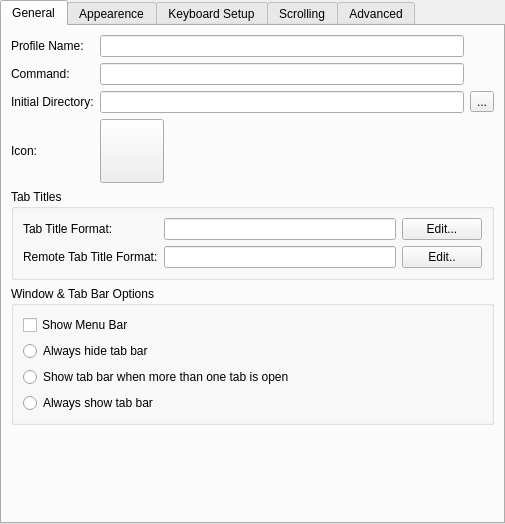
<ui version="4.0" >
 <class>EditProfileDialog</class>
 <widget class="QWidget" name="EditProfileDialog" >
  <property name="geometry" >
   <rect>
    <x>0</x>
    <y>0</y>
    <width>505</width>
    <height>524</height>
   </rect>
  </property>
  <property name="windowTitle" >
   <string>Form</string>
  </property>
  <layout class="QHBoxLayout" >
   <property name="leftMargin" >
    <number>0</number>
   </property>
   <property name="topMargin" >
    <number>0</number>
   </property>
   <property name="rightMargin" >
    <number>0</number>
   </property>
   <property name="bottomMargin" >
    <number>0</number>
   </property>
   <item>
    <widget class="QTabWidget" name="tabWidget" >
     <property name="currentIndex" >
      <number>0</number>
     </property>
     <property name="usesScrollButtons" >
      <bool>false</bool>
     </property>
     <widget class="QWidget" name="tab" >
      <attribute name="title" >
       <string>General</string>
      </attribute>
      <layout class="QGridLayout" >
       <item row="0" column="0" >
        <widget class="QLabel" name="profileNameLabel" >
         <property name="text" >
          <string>Profile Name:</string>
         </property>
        </widget>
       </item>
       <item row="0" column="1" colspan="2" >
        <widget class="QLineEdit" name="sessionNameEdit" />
       </item>
       <item row="1" column="0" >
        <widget class="QLabel" name="label_3" >
         <property name="text" >
          <string>Command:</string>
         </property>
        </widget>
       </item>
       <item row="1" column="1" colspan="2" >
        <widget class="QLineEdit" name="commandEdit" />
       </item>
       <item row="2" column="0" >
        <widget class="QLabel" name="label_9" >
         <property name="text" >
          <string>Initial Directory:</string>
         </property>
        </widget>
       </item>
       <item row="2" column="1" colspan="2" >
        <widget class="QLineEdit" name="initialDirEdit" />
       </item>
       <item row="2" column="3" >
        <widget class="QToolButton" name="dirSelectButton" >
         <property name="text" >
          <string>...</string>
         </property>
        </widget>
       </item>
       <item row="3" column="0" >
        <widget class="QLabel" name="label_10" >
         <property name="text" >
          <string>Icon:</string>
         </property>
        </widget>
       </item>
       <item row="3" column="1" >
        <widget class="QPushButton" name="iconSelectButton" >
         <property name="sizePolicy" >
          <sizepolicy vsizetype="Fixed" hsizetype="Fixed" >
           <horstretch>0</horstretch>
           <verstretch>0</verstretch>
          </sizepolicy>
         </property>
         <property name="minimumSize" >
          <size>
           <width>64</width>
           <height>64</height>
          </size>
         </property>
         <property name="baseSize" >
          <size>
           <width>0</width>
           <height>0</height>
          </size>
         </property>
         <property name="text" >
          <string/>
         </property>
         <property name="iconSize" >
          <size>
           <width>48</width>
           <height>48</height>
          </size>
         </property>
        </widget>
       </item>
       <item row="3" column="2" >
        <spacer>
         <property name="orientation" >
          <enum>Qt::Horizontal</enum>
         </property>
         <property name="sizeHint" >
          <size>
           <width>40</width>
           <height>20</height>
          </size>
         </property>
        </spacer>
       </item>
       <item row="5" column="0" colspan="4" >
        <widget class="QGroupBox" name="groupBox_5" >
         <property name="title" >
          <string>Tab Titles</string>
         </property>
         <property name="flat" >
          <bool>true</bool>
         </property>
         <layout class="QGridLayout" >
          <item row="0" column="0" >
           <widget class="QLabel" name="label" >
            <property name="text" >
             <string>Tab Title Format:</string>
            </property>
           </widget>
          </item>
          <item row="0" column="1" >
           <widget class="QLineEdit" name="lineEdit" />
          </item>
          <item row="0" column="2" >
           <widget class="QPushButton" name="pushButton" >
            <property name="text" >
             <string>Edit...</string>
            </property>
           </widget>
          </item>
          <item row="1" column="0" >
           <widget class="QLabel" name="label_2" >
            <property name="text" >
             <string>Remote Tab Title Format:</string>
            </property>
           </widget>
          </item>
          <item row="1" column="1" >
           <widget class="QLineEdit" name="lineEdit_2" />
          </item>
          <item row="1" column="2" >
           <widget class="QPushButton" name="pushButton_2" >
            <property name="text" >
             <string>Edit..</string>
            </property>
           </widget>
          </item>
         </layout>
        </widget>
       </item>
       <item row="6" column="0" colspan="4" >
        <widget class="QGroupBox" name="groupBox_2" >
         <property name="title" >
          <string>Window &amp;&amp; Tab Bar Options</string>
         </property>
         <property name="flat" >
          <bool>true</bool>
         </property>
         <layout class="QVBoxLayout" >
          <item>
           <widget class="QCheckBox" name="showMenuBarButton" >
            <property name="text" >
             <string>Show Menu Bar</string>
            </property>
           </widget>
          </item>
          <item>
           <widget class="QRadioButton" name="alwaysHideTabBarButton" >
            <property name="text" >
             <string>Always hide tab bar</string>
            </property>
           </widget>
          </item>
          <item>
           <widget class="QRadioButton" name="autoShowTabBarButton" >
            <property name="text" >
             <string>Show tab bar when more than one tab is open</string>
            </property>
           </widget>
          </item>
          <item>
           <widget class="QRadioButton" name="alwaysShowTabBarButton" >
            <property name="text" >
             <string>Always show tab bar</string>
            </property>
           </widget>
          </item>
         </layout>
        </widget>
       </item>
       <item row="7" column="0" >
        <spacer>
         <property name="orientation" >
          <enum>Qt::Vertical</enum>
         </property>
         <property name="sizeHint" >
          <size>
           <width>20</width>
           <height>40</height>
          </size>
         </property>
        </spacer>
       </item>
      </layout>
     </widget>
     <widget class="QWidget" name="tab_2" >
      <attribute name="title" >
       <string>Appearence</string>
      </attribute>
      <layout class="QVBoxLayout" >
       <item>
        <widget class="QGroupBox" name="groupBox" >
         <property name="sizePolicy" >
          <sizepolicy vsizetype="Preferred" hsizetype="Preferred" >
           <horstretch>0</horstretch>
           <verstretch>1</verstretch>
          </sizepolicy>
         </property>
         <property name="title" >
          <string>Color Scheme and Background</string>
         </property>
         <property name="flat" >
          <bool>true</bool>
         </property>
         <layout class="QGridLayout" >
          <item rowspan="5" row="0" column="0" >
           <widget class="QListView" name="colorSchemeList" >
            <property name="verticalScrollMode" >
             <enum>QAbstractItemView::ScrollPerPixel</enum>
            </property>
           </widget>
          </item>
          <item row="0" column="1" >
           <widget class="QPushButton" name="newColorSchemeButton" >
            <property name="text" >
             <string>New...</string>
            </property>
           </widget>
          </item>
          <item row="1" column="1" >
           <widget class="QPushButton" name="editColorSchemeButton" >
            <property name="text" >
             <string>Edit...</string>
            </property>
           </widget>
          </item>
          <item row="2" column="1" >
           <widget class="QPushButton" name="removeColorSchemeButton" >
            <property name="text" >
             <string>Remove</string>
            </property>
           </widget>
          </item>
          <item row="3" column="1" >
           <widget class="QPushButton" name="selectColorSchemeButton" >
            <property name="text" >
             <string>Select</string>
            </property>
           </widget>
          </item>
          <item row="4" column="1" >
           <spacer>
            <property name="orientation" >
             <enum>Qt::Vertical</enum>
            </property>
            <property name="sizeHint" >
             <size>
              <width>75</width>
              <height>201</height>
             </size>
            </property>
           </spacer>
          </item>
         </layout>
        </widget>
       </item>
       <item>
        <widget class="QGroupBox" name="groupBox_3" >
         <property name="title" >
          <string>Font</string>
         </property>
         <property name="flat" >
          <bool>true</bool>
         </property>
         <layout class="QVBoxLayout" >
          <item>
           <layout class="QHBoxLayout" >
            <item>
             <widget class="QLabel" name="label_7" >
              <property name="text" >
               <string>Preview:</string>
              </property>
             </widget>
            </item>
            <item>
             <widget class="QLabel" name="fontPreviewLabel" >
              <property name="sizePolicy" >
               <sizepolicy vsizetype="Preferred" hsizetype="Preferred" >
                <horstretch>1</horstretch>
                <verstretch>0</verstretch>
               </sizepolicy>
              </property>
              <property name="text" >
               <string>FONT PREVIEW TEXT</string>
              </property>
             </widget>
            </item>
           </layout>
          </item>
          <item>
           <layout class="QHBoxLayout" >
            <item>
             <widget class="QLabel" name="label_4" >
              <property name="text" >
               <string>Text Size:</string>
              </property>
             </widget>
            </item>
            <item>
             <widget class="QLabel" name="label_5" >
              <property name="text" >
               <string>Small</string>
              </property>
             </widget>
            </item>
            <item>
             <widget class="QSlider" name="fontSizeSlider" >
              <property name="minimum" >
               <number>9</number>
              </property>
              <property name="maximum" >
               <number>20</number>
              </property>
              <property name="orientation" >
               <enum>Qt::Horizontal</enum>
              </property>
             </widget>
            </item>
            <item>
             <widget class="QLabel" name="label_6" >
              <property name="text" >
               <string>Large</string>
              </property>
             </widget>
            </item>
            <item>
             <widget class="QPushButton" name="editFontButton" >
              <property name="text" >
               <string>Edit Font...</string>
              </property>
             </widget>
            </item>
           </layout>
          </item>
         </layout>
        </widget>
       </item>
      </layout>
     </widget>
     <widget class="QWidget" name="tab_3" >
      <attribute name="title" >
       <string>Keyboard Setup</string>
      </attribute>
      <layout class="QGridLayout" >
       <item rowspan="5" row="0" column="0" >
        <widget class="QListView" name="keyBindingList" />
       </item>
       <item row="0" column="1" >
        <widget class="QPushButton" name="newKeyBindingsButton" >
         <property name="text" >
          <string>New...</string>
         </property>
        </widget>
       </item>
       <item row="1" column="1" >
        <widget class="QPushButton" name="editKeyBindingsButton" >
         <property name="text" >
          <string>Edit...</string>
         </property>
        </widget>
       </item>
       <item row="2" column="1" >
        <widget class="QPushButton" name="removeKeyBindingsButton" >
         <property name="text" >
          <string>Remove</string>
         </property>
        </widget>
       </item>
       <item row="3" column="1" >
        <widget class="QPushButton" name="selectKeyBindingsButton" >
         <property name="text" >
          <string>Select</string>
         </property>
        </widget>
       </item>
       <item row="4" column="1" >
        <spacer>
         <property name="orientation" >
          <enum>Qt::Vertical</enum>
         </property>
         <property name="sizeHint" >
          <size>
           <width>75</width>
           <height>331</height>
          </size>
         </property>
        </spacer>
       </item>
      </layout>
     </widget>
     <widget class="QWidget" name="tab_5" >
      <attribute name="title" >
       <string>Scrolling</string>
      </attribute>
      <layout class="QVBoxLayout" >
       <item>
        <widget class="QGroupBox" name="groupBox_6" >
         <property name="title" >
          <string>Scrolling</string>
         </property>
         <property name="flat" >
          <bool>true</bool>
         </property>
         <layout class="QVBoxLayout" >
          <item>
           <widget class="QRadioButton" name="disableScrollbackButton" >
            <property name="text" >
             <string>Disable scrollback</string>
            </property>
           </widget>
          </item>
          <item>
           <layout class="QHBoxLayout" >
            <item>
             <widget class="QRadioButton" name="fixedScrollbackButton" >
              <property name="text" >
               <string>Fixed number of lines: </string>
              </property>
             </widget>
            </item>
            <item>
             <widget class="QLineEdit" name="lineEdit_4" />
            </item>
            <item>
             <spacer>
              <property name="orientation" >
               <enum>Qt::Horizontal</enum>
              </property>
              <property name="sizeHint" >
               <size>
                <width>40</width>
                <height>20</height>
               </size>
              </property>
             </spacer>
            </item>
           </layout>
          </item>
          <item>
           <widget class="QRadioButton" name="unlimitedScrollbackButton" >
            <property name="text" >
             <string>Unlimited scrollback</string>
            </property>
           </widget>
          </item>
         </layout>
        </widget>
       </item>
       <item>
        <widget class="QGroupBox" name="groupBox_7" >
         <property name="title" >
          <string>Scroll Bar </string>
         </property>
         <property name="flat" >
          <bool>true</bool>
         </property>
         <layout class="QVBoxLayout" >
          <item>
           <widget class="QRadioButton" name="scrollBarLeftButton" >
            <property name="text" >
             <string>Show on left side</string>
            </property>
           </widget>
          </item>
          <item>
           <widget class="QRadioButton" name="scrollBarRightButton" >
            <property name="text" >
             <string>Show on right side</string>
            </property>
           </widget>
          </item>
          <item>
           <widget class="QRadioButton" name="scrollBarHiddenButton" >
            <property name="text" >
             <string>Hidden</string>
            </property>
           </widget>
          </item>
         </layout>
        </widget>
       </item>
       <item>
        <spacer>
         <property name="orientation" >
          <enum>Qt::Vertical</enum>
         </property>
         <property name="sizeHint" >
          <size>
           <width>20</width>
           <height>40</height>
          </size>
         </property>
        </spacer>
       </item>
      </layout>
     </widget>
     <widget class="QWidget" name="tab_4" >
      <attribute name="title" >
       <string>Advanced</string>
      </attribute>
      <layout class="QVBoxLayout" >
       <item>
        <widget class="QGroupBox" name="groupBox_4" >
         <property name="title" >
          <string>Terminal Features:</string>
         </property>
         <property name="flat" >
          <bool>true</bool>
         </property>
         <layout class="QVBoxLayout" >
          <item>
           <widget class="QCheckBox" name="checkBox_2" >
            <property name="text" >
             <string>Allow blinking text</string>
            </property>
           </widget>
          </item>
          <item>
           <widget class="QCheckBox" name="checkBox_3" >
            <property name="text" >
             <string>Enable flow control using Ctrl+S , Ctrl+Q</string>
            </property>
           </widget>
          </item>
          <item>
           <widget class="QCheckBox" name="checkBox_5" >
            <property name="text" >
             <string>Allow programs to resize terminal window</string>
            </property>
           </widget>
          </item>
         </layout>
        </widget>
       </item>
       <item>
        <spacer>
         <property name="orientation" >
          <enum>Qt::Vertical</enum>
         </property>
         <property name="sizeHint" >
          <size>
           <width>20</width>
           <height>40</height>
          </size>
         </property>
        </spacer>
       </item>
      </layout>
     </widget>
    </widget>
   </item>
  </layout>
 </widget>
 <resources/>
 <connections/>
</ui>
